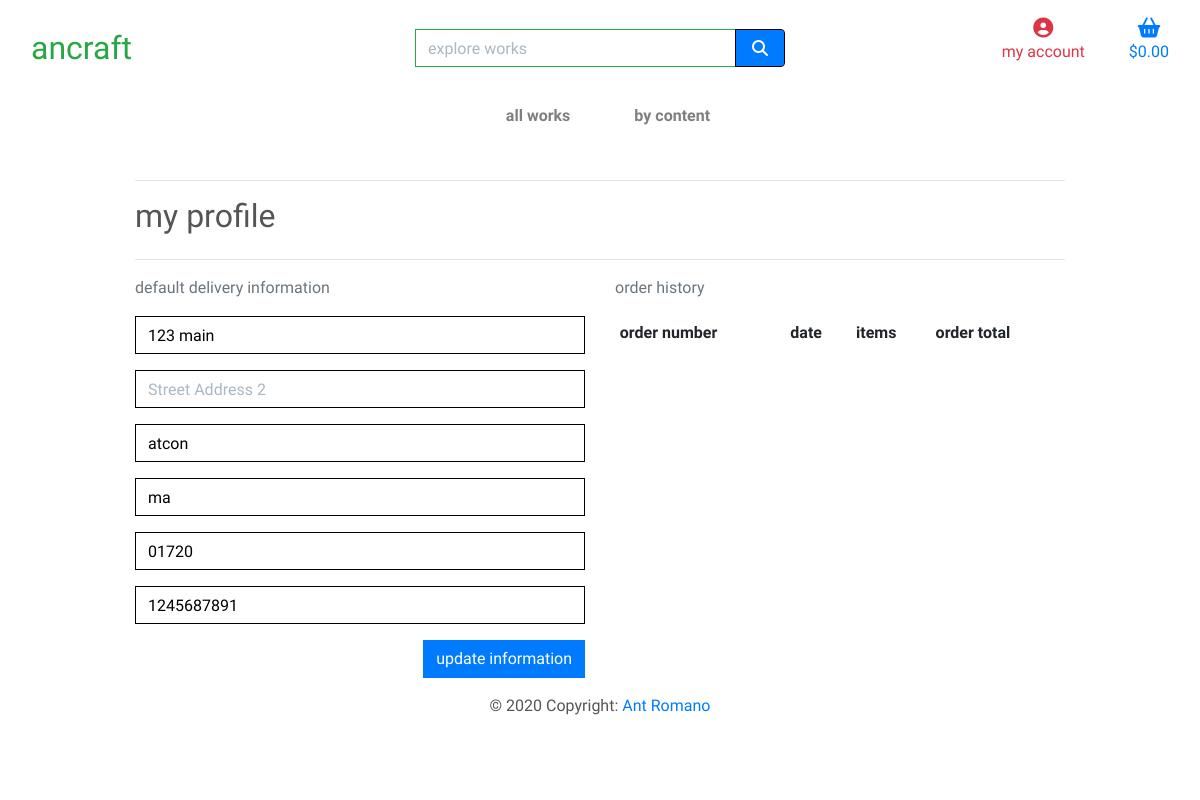
Page /profile/ (signed in) on the earlier database version.
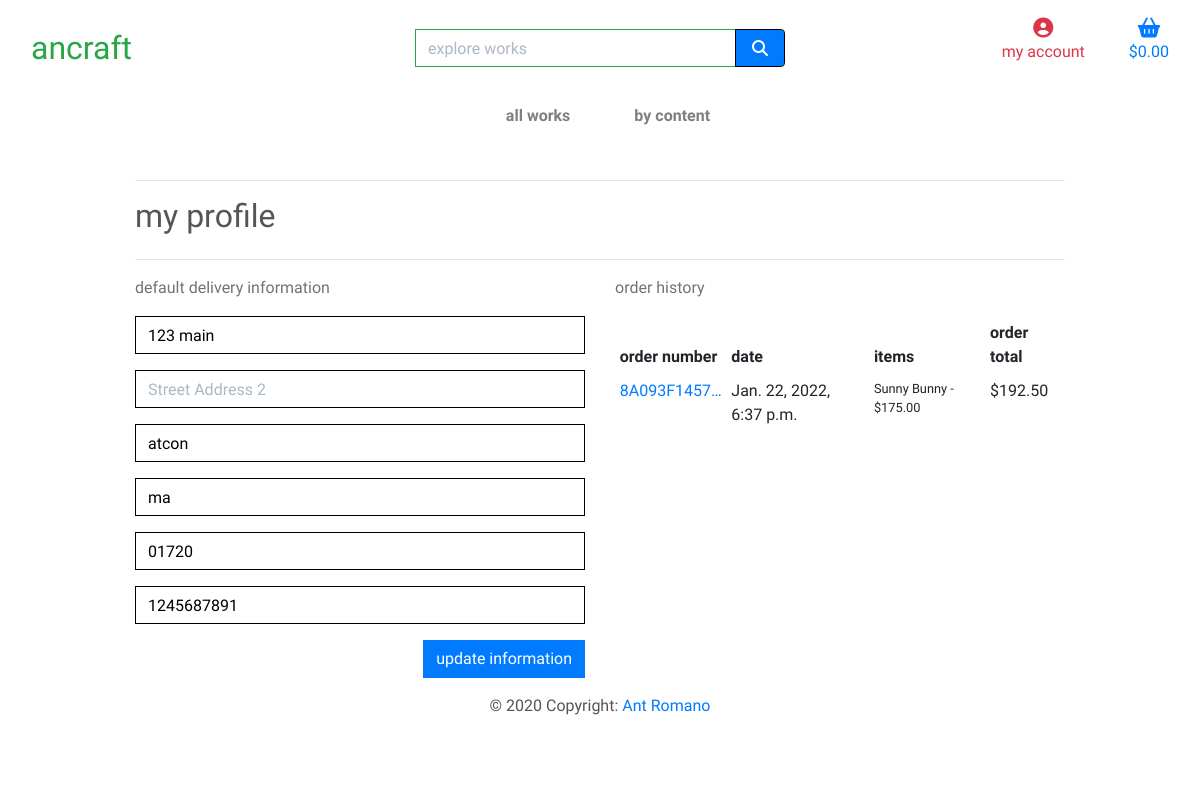
Same page on the later database version.
### profiles/models.py (models this page shows, shortened)
class UserProfile(models.Model):
    user = models.OneToOneField(User, on_delete=models.CASCADE)
    default_street_address1 = models.CharField(max_length=80, null=True, blank=True)
    default_street_address2 = models.CharField(max_length=80, null=True, blank=True)
    default_town_or_city = models.CharField(max_length=40, null=True, blank=True)
    default_state = models.CharField(max_length=40, null=True, blank=True)
    default_zipcode = models.CharField(max_length=20, null=True, blank=True)
    default_phone_number = models.CharField(max_length=20, null=True, blank=True)

### checkout/models.py (models this page shows, shortened)
class Order(models.Model):
    order_number = models.CharField(max_length=32, null=False, editable=False)
    user_profile = models.ForeignKey(UserProfile, on_delete=models.SET_NULL,
                                     null=True, blank=True, related_name='orders')
    full_name = models.CharField(max_length=50, null=False, blank=False)
    email = models.EmailField(max_length=254, null=False, blank=False)
    phone_number = models.CharField(max_length=20, null=False, blank=False)
    zipcode = models.CharField(max_length=20, null=True, blank=True)
    state = models.CharField(max_length=40, null=False, blank=False)
    town_or_city = models.CharField(max_length=40, null=False, blank=False)
    street_address1 = models.CharField(max_length=80, null=False, blank=False)
    street_address2 = models.CharField(max_length=80, null=True, blank=True)
    date = models.DateTimeField(auto_now_add=True)
    delivery_cost = models.DecimalField(max_digits=6, decimal_places=2, null=False, default=0)
    order_total = models.DecimalField(max_digits=10, decimal_places=2, null=False, default=0)
    grand_total = models.DecimalField(max_digits=10, decimal_places=2, null=False, default=0)
    original_cart = models.TextField(null=False, blank=False, default='')
    stripe_pid = models.CharField(max_length=254, null=False, blank=False, default='')

class OrderLineItem(models.Model):
    order = models.ForeignKey(Order, null=False, blank=False, on_delete=models.CASCADE, related_name='lineitems')
    work = models.ForeignKey(Work, null=False, blank=False, on_delete=models.CASCADE)
    quantity = models.IntegerField(null=False, blank=False, default=0)
    lineitem_total = models.DecimalField(max_digits=6, decimal_places=2, null=False, blank=False, editable=False)

### works/models.py (models this page shows, shortened)
class Work(models.Model):
    class Meta:
        verbose_name_plural = 'Works'
    content = models.ForeignKey('Content', null=True, blank=True,
                                 on_delete=models.SET_NULL)
    name = models.CharField(max_length=254)
    description = models.TextField()
    is_sold = models.BooleanField(default=False)
    price = models.DecimalField(max_digits=6, decimal_places=2)
    rating = models.DecimalField(max_digits=3, decimal_places=2, null=True, blank=True, default=1, validators=[
                                 MaxValueValidator(5), MinValueValidator(1)])
    image = models.ImageField(null=True, blank=True)
    num_of_ratings = models.IntegerField(default=1, blank=False, null=False)

### profiles/views.py (the view)
# urls.py: path('profile/', include('profiles.urls')),
@login_required
def profile(request):
    profile = get_object_or_404(UserProfile, user=request.user)
    orders = profile.orders.all()
    """
    update user's profile
    """
    if request.method == "POST":
        form = UserProfileForm(request.POST, instance=profile)
        if form.is_valid():
            form.save()
            messages.success(request, 'profile updated successfully')
        else:
            messages.error(request, 'update failed. please ensure the form is valid.')
    else:
        form = UserProfileForm(instance=profile)
    template = 'profiles/profile.html'
    context = {
        'form': form,
        'orders': orders,
        'on_profile_page': True
    }
    return render(request, template, context)

### profiles/forms.py
class UserProfileForm(forms.ModelForm):
    class Meta:
        model = UserProfile
        exclude = ('user',)
    def __init__(self, *args, **kwargs):
        super().__init__(*args, **kwargs)
        placeholders = {
            'default_phone_number': 'Phone Number',
            'default_zipcode': 'Zipcode',
            'default_town_or_city': 'Town or City',
            'default_state': 'State',
            'default_street_address1': 'Street Address 1',
            'default_street_address2': 'Street Address 2',
        }
        self.fields['default_phone_number'].widget.attrs['autofocus'] = True
        for field in self.fields:
            if self.fields[field].required:
                placeholder = f'{placeholders[field]} *'
            else:
                placeholder = placeholders[field]
            self.fields[field].widget.attrs['placeholder'] = placeholder
            self.fields[field].widget.attrs['class'] = 'border-black rounded-0 profile-form-input'
            self.fields[field].label = False

### cart/contexts.py (called while the page is built, shortened)
def cart_sum(request):
    cart = request.session.get('cart', {})
    cart_items = []
    total = 0
    work_count = 0
    delivery_cost = total * Decimal(settings.STANDARD_DELIVERY_PERCENTAGE / 100)
    grand_total = delivery_cost + total
    context = {
        'cart_items': cart_items,
        'total': total,
        'work_count': work_count,
        'delivery_cost': delivery_cost,
        'grand_total': grand_total,
    }
    return context

### profiles/templates/profiles/profile.html (shortened to what this page needs)
{% extends "base.html" %}
{% load static %}
{% block extra_css %}
    <link rel="stylesheet" href="{% static 'profiles/css/profile.css' %}">
{% endblock %}
{% block page_header %}
    <div class="container header-container">
    </div>
{% endblock %}
{% block content %}
    <div class="overlay"></div>
    <div class="container">
        <div class="row">
            <div class="col">
                <hr>
                <h2 class="logo-font mb-4">my profile</h2>
                <hr>
            </div>
        </div>
        <div class="row">
            <div class="col-12 col-lg-6">
                <p class="text-muted">default delivery information</p>
                <form class="mt-3" action="{% url 'profile' %}" method="POST" id="profile-update-form">
                    {{ form|crispy }}
                    <button class="btn btn-primary rounded-0 float-right">update information</button>
                </form>
            </div>
            <div class="col-12 col-lg-6">
                <p class="text-muted">order history</p>
                <div class="order-history table-responsive">
                    <table class="table table-sm table-borderless">
                        <thead>
                            <tr>
                                <th>order number</th>
                                <th>date</th>
                                <th>items</th>
                                <th>order total</th>
                            </tr>
                        </thead>
                        <tbody>
                            {% for order in orders %}
                                <tr>
                                    <td>
                                        <a href="{% url 'order_history' order.order_number %}"
                                        title="{{ order.order_number }}">
                                            {{ order.order_number|truncatechars:11 }}
                                        </a>
                                    </td>
                                    <td>{{ order.date }}</td>
                                    <td>
                                        <ul class="list-unstyled">
                                            {% for item in order.lineitems.all %}
                                                <li class="small">
                                                    {{ item.work.name }} - ${{ item.work.price }}
                                                </li>
                                            {% endfor %}
                                        </ul>
                                    </td>
                                    <td>${{ order.grand_total }}</td>
                                </tr>
                            {% endfor %}
                        </tbody>
                    </table>
                </div>
            </div>
        </div>
{% endblock %}

### templates/base.html (shortened to what this page needs)
{% load static %}
<!doctype html>
<html lang="en">
  <head>
    {% block corecss %}
      <link rel="stylesheet" href="https://stackpath.bootstrapcdn.com/bootstrap/4.4.1/css/bootstrap.min.css">
      <link rel="stylesheet" href="{% static 'css/base.css' %}">
    {% endblock %}
    {% block extra_css %}
    {% endblock %}
  </head>
  <body>
  <header class="container-fluid fixed-top">
    <div id="topnav" class="row bg-white pt-lg-2 d-none d-lg-flex">
        <div class="col-12 col-lg-4 my-auto py-1 py-lg-0 text-center text-lg-left">
            <a href="{% url 'works' %}" class="nav-link main-logo-link">
            <h2 class="logo-font text-green-alt my-0">ancraft</h2>
          </a>
        </div>
      <div class="col-12 col-lg-4 my-auto py-1 py-lg-0">
        <form method="GET" action="{% url 'works' %}">
            <div class="input-group w-100">
                <input class="form-control border border-green-alt rounded-0" type="text" name="q" placeholder="explore works">
                <div class="input-group-append">
                    <button class="form-control btn btn-primary border border-black" type="submit">
                        <span class="icon">
                            <i class="fas fa-search"></i>
                        </span>
                    </button>
                </div>
            </div>
        </form>
      </div>
      <div class="col-12 col-lg-4 my-auto py-1 py-lg-0">
        <ul class="list-inline list-unstyled text-center text-lg-right my-0">
            <li class="list-inline-item dropdown">
              <a class="text-red-alt nav-link" href="#" id="user-options" data-toggle="dropdown" aria-haspopup="true" aria-expanded="false">
                <div class="text-center">
                    <div><i class="fas fa-user-circle fa-lg"></i></div>
                    <p class="my-0">my account</p>
                </div>
              </a>
            </li>
            <li class="list-inline-item">
              <a class="{% if grand_total %}font-weight-bold{% else %}text-blue-alt{% endif %} nav-link" href="{% url 'view_cart' %}">
                      <div class="text-center">
                          <div><i class="fas fa-shopping-basket fa-lg"></i></div>
                        {% if grand_total %}
                            ${{ grand_total|floatformat:2 }}
                        {% else %}
                            $0.00
                        {% endif %}
                </div>
              </a>
            </li>
        </ul>
    </div>
  </div>
  <div class="row bg-white">
      <nav class="navbar navbar-expand-lg navbar-light w-100">
          {% include 'includes/mobile-top-header.html' %}
          {% include 'includes/main-nav.html' %}
      </nav>
  </div>
</header>
    {% block page_header %}
    {% endblock %}
    {% block content %}
    {% endblock %}
    <div class="container-fluid">
      <footer class="row justify-content-center footer">
        <div class="footer-copyright text-center py-3 text-gray">© 2020 Copyright:
          <a class="text-gray" href="https://www.linkedin.com/in/antfromano/" target="_blank"> Ant Romano<br></a>
        </div>
      </footer>
    </div>
  </body>
</html>

### templates/includes/mobile-top-header.html (shortened to what this page needs)
<ul>
  </ul>

### templates/includes/main-nav.html (shortened to what this page needs)
<div class="collapse navbar-collapse" id="main-nav">
    <ul class="navbar-nav w-auto mx-auto">
        <li class="nav-item dropdown">
            <a class="logo-font font-weight-bold nav-link text-black mr-5" href="#" id="all-works-link" data-toggle="dropdown" aria-haspopup="true" aria-expanded="false">
                all works
            </a>
        </li>
        <li class="nav-item dropdown">
            <a class="logo-font font-weight-bold nav-link text-black mr-5" href="#" id="content-link" data-toggle="dropdown" aria-haspopup="true" aria-expanded="false">
                by content
            </a>
        </li>
    </ul>
</div>

### static/css/base.css (style rules this page uses)
html { height: 100%; }
body { color: #555; font-family: 'Balsamiq Sans', cursive; }
.icon { align-items: center; display: inline-flex; justify-content: center; height: 1.5rem; width: 1.5rem; }
.main-logo-link { width: fit-content; }
.text-green-alt { color: #28a745 !important; }
.text-red-alt { color: #dc3545 !important; }
.text-blue-alt { color: #007bff !important; }
.border-green-alt { border: 1px solid #28a745 !important; }
.border-black { border: 1px solid black !important; }
.overlay { height: 100vh; width: 100%; top: 0; left: 0; position: fixed; background: white; z-index: -1; }
input[name='q']::placeholder { color: #aab7c4; }
@media (min-width: 1200px) { .container { max-width: 80%; } }
@media (min-width: 992px) { .header-container { padding-top: 164px; } }

### profiles/static/profiles/css/profile.css (style rules this page uses)
.order-history { max-height: 416px; overflow-y: auto; }
#profile-update-form .form-control { color: #000; }
#profile-update-form input::placeholder { color: #aab7c4; }

Differences in the rows shown:
added Order: order_number "8A093F1457…", date "Jan. 22, 2022, 6:37 p.m.", grand_total "192.50"
added OrderLineItem: work.name "Sunny Bunny", work.price "175.00"
